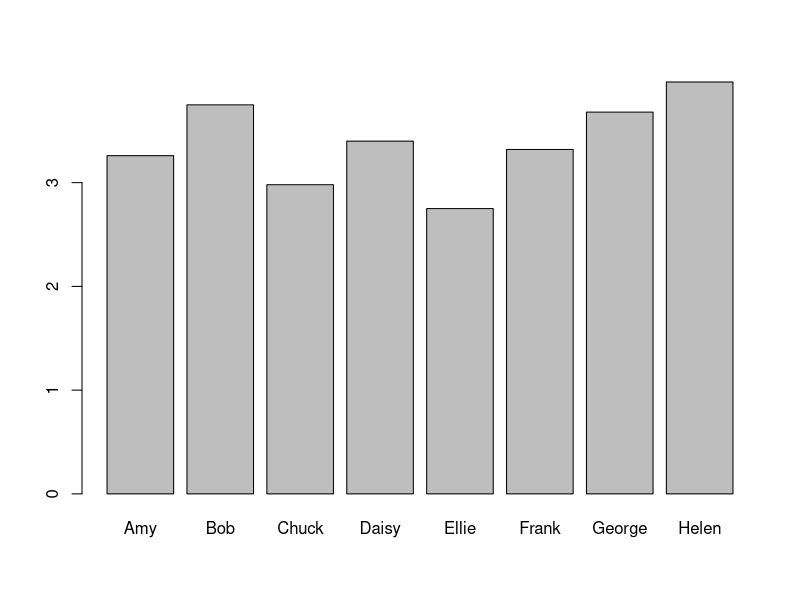
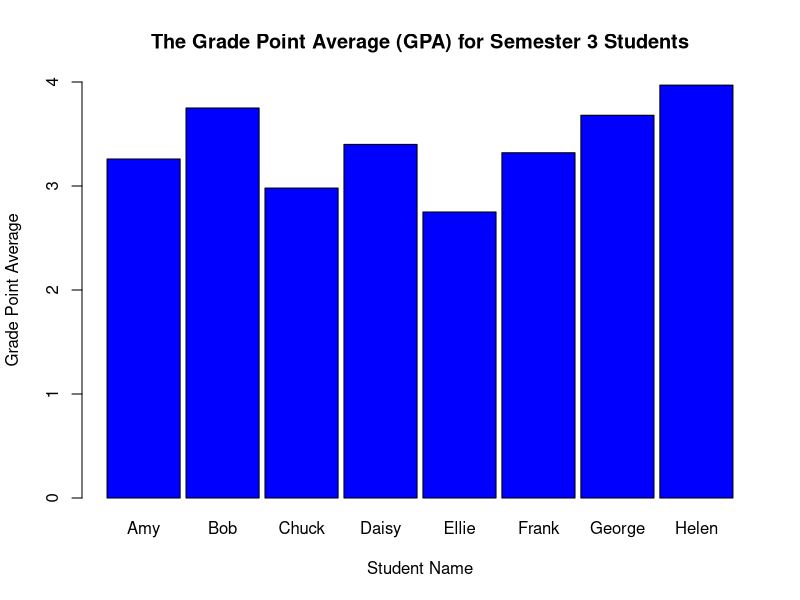
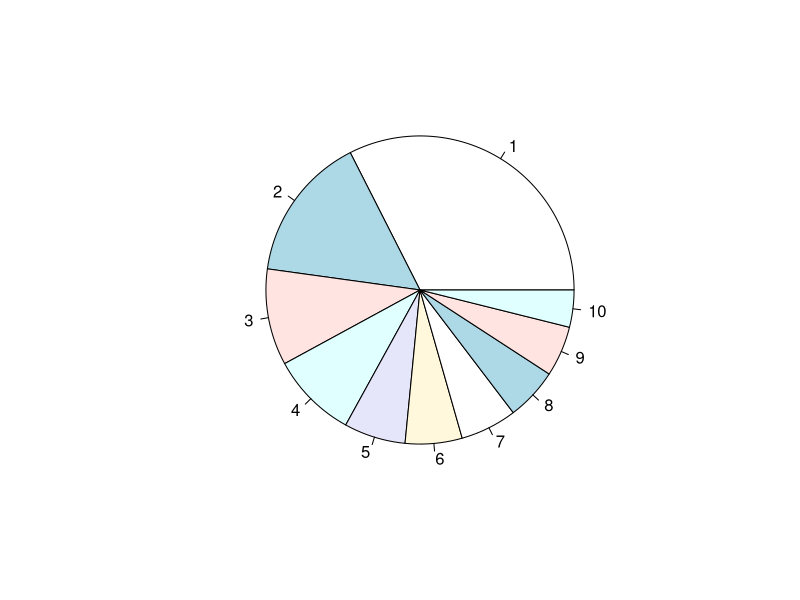
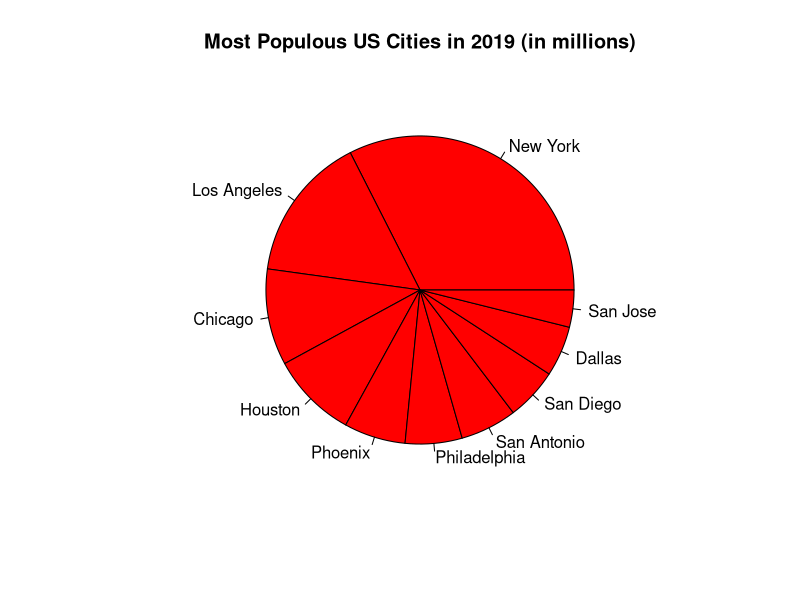

Generate these figures, in order, with R:
## LAB TEST 1 -- ALISA ZARINA

## To restart R session => Ctrl + Shift + F10
## To comment out a block of code => [CTRL + SHIFT + C]

## TUTORIAL 3 -- CH3: Normal Distribution
## To restart R session => Ctrl + Shift + F10
## To comment out a block of code => [CTRL + SHIFT + C]

# NOTES:
#   pnorm(X value, mean value, std deviation value, lower.tail value)
#     if lower.tail = TRUE => then the question should address the "<" symbol
#     if lower.tail = FALSE => then the question should address the ">" symbol
#   BECAUSE
#     by default, R will take the value under/on the left ("<")
#     
#   qnorm(Z value/quantile, mean value, std deviation value, lower.tail value)


#####

# QUESTION 1
#a -- create a data frame (Name, Age, Gender, GPA)
# Create variables.
Name <- c("Amy", "Bob", "Chuck", "Daisy", "Ellie", "Frank", "George", "Helen")
Age <- c(27, 55, 34, 42, 20, 27, 34, 42)
Gender <- c("F", "M", "M", "F", "F", "M", "M", "F")
GPA <- c(3.26, 3.75, 2.98, 3.4, 2.75, 3.32, 3.68, 3.97)
# Join the variables to create a data frame.
data <- data.frame(Name, Age, Gender, GPA)
data


#####


# QUESTION 2
mean(GPA)


#####


# QUESTION 3
median(GPA)


#####


# QUESTION 4
var(GPA)


#####


# QUESTION 5
sd(GPA)


#####


# QUESTION 6 -- based on data frame, plot the bar chart for GPA vs Name.
barplot(GPA, names.arg = c(Name))

# Design the bar plot.
barplot(GPA, names.arg = c(Name), main = "The Grade Point Average (GPA) for Semester 3 Students",
        xlab = "Student Name", ylab = "Grade Point Average",
        col = "blue",
        space = 0.08,
        ylim = c(0,4))


#####


#   QUESTION 7
#a) -- Create data frame, call it top_ten.
# Create variables.
City <- c("New York", "Los Angeles", "Chicago", "Houston", "Phoenix", "Philadelphia", "San Antonio", "San Diego", "Dallas", "San Jose")
Population <- c(8.60, 4.06, 2.68, 2.40, 1.71, 1.58, 1.57, 1.45, 1.40, 1.03)
# Join the variables to create a data frame.
top_ten <- data.frame(City, Population)
top_ten

#b) use function pie(quantitative_variable) to draw a pie chart.
pie(top_ten[["Population"]])
pie(top_ten[["Population"]], labels = top_ten[["City"]],
    main = "Most Populous US Cities in 2019 (in millions)",
    col = rainbow(length(labels)))


#####


# QUESTION 8 -- given [mean = 70, sd = 3]
pnorm(72, mean = 70, sd = 3, lower.tail = FALSE)


#####


# QUESTION 9 -- given [mean = 70, sd = 3]
qnorm(0.40, mean = 70, sd = 3, lower.tail = TRUE)


#####

# QUESTION 10 -- given [mean = 73.5, sd = 2.5] -- Find sd of samples of p = 30
#QUESTION 10
print(2.5/sqrt(30))

# Formula (using standard error) = [ Z = (p - mean)/std error] --[p = 10%, mean = 8%, sample size = 250]


# step 1: find standard error first
print(sqrt((73.5*(1 - 73.5)/30)))
# 73.5 is mean, 1 is fixed, 30 is sample size

# standard error is 0.017

# step 2: do formula
# Formula = [ Z = (p - mean)/(sqrt(mean)(1-mean)/n) ] 
# Formula (using standard error) = [ Z = (p - mean)/std error]
print((0.1 - 0.08)/0.017)
# 0.1 is p, 0.08 is mean, 0.017 is standard error


print((30 - 73.5)/2.5)


#####

#QUESTION 11
pnorm(72, mean = 73.5, sd = 0.4564355, lower.tail = TRUE)